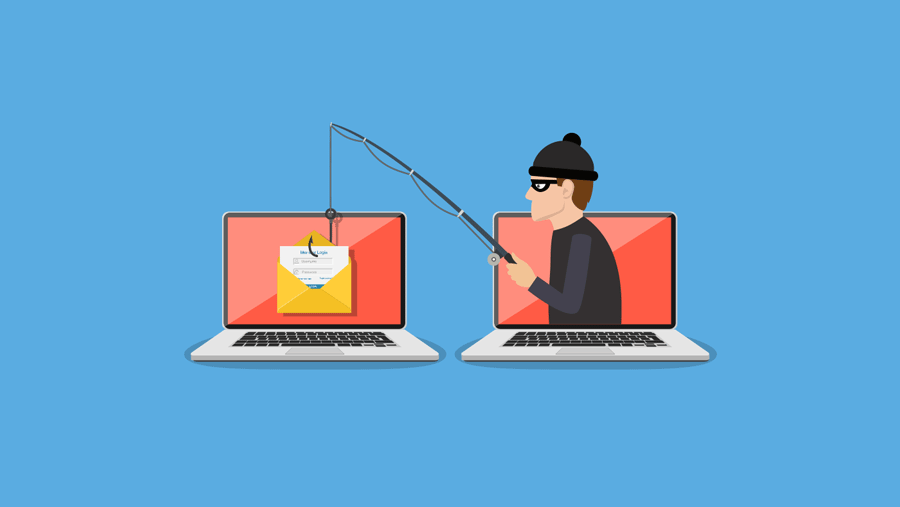
#> input picture cyber.png, 900 x 507 px
$ jupyter execute 'Task 4.3.ipynb'
#> lines starting #> are read from the running program, lines starting #| are printed output that depends on the picture
[cell 1]
import cv2
import numpy as np

#Store 1st image to variable with same dimention
img1 = cv2.imread("cyber.png")[50:450,150:750]
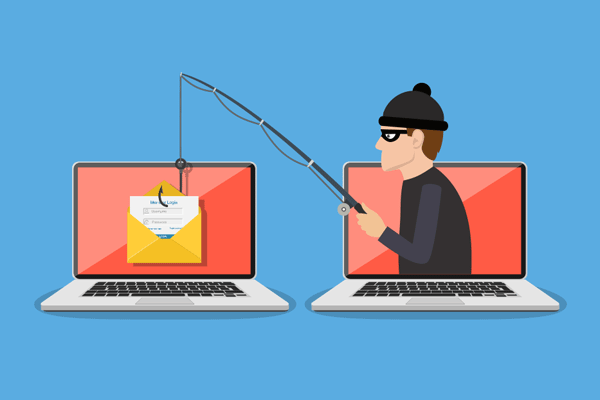
#> img1: shape (400, 600, 3); mean B, G, R 193.6, 158.7, 113.4
img1.shape

#Store 2nd image to variable with same dimention
img2 = cv2.imread("cyber.png")[50:450,150:750]
img2.shape

#Now all we need to do is with the help of numpy we stack both the images
#Horizontal Stack
hor = np.hstack((img1,img2))
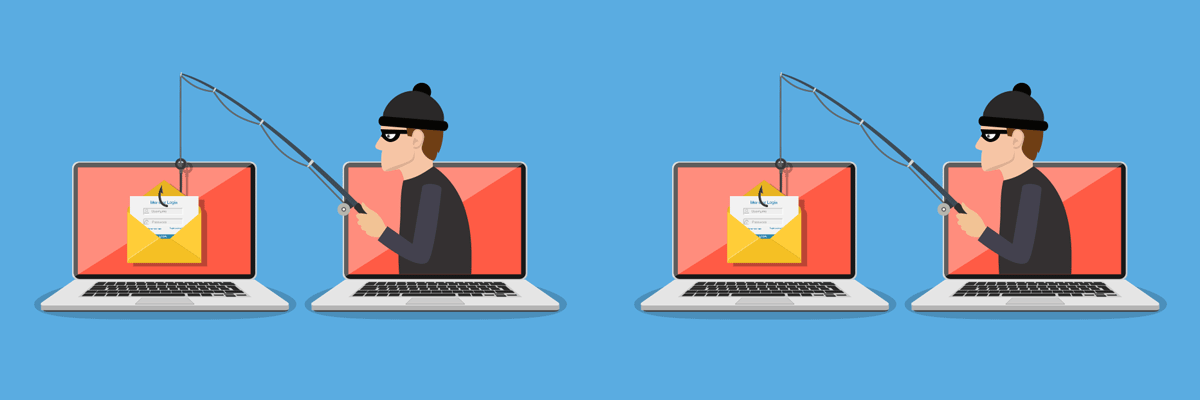
#> hor: shape (400, 1200, 3); mean B, G, R 193.6, 158.7, 113.4
#Vertical Stack
ver = np.vstack((img1,img2))
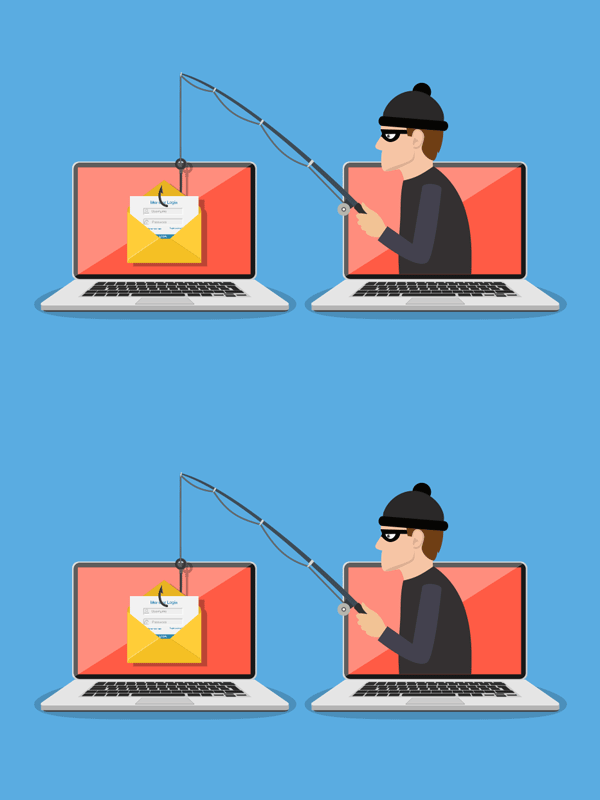
#> ver: shape (800, 600, 3); mean B, G, R 193.6, 158.7, 113.4

#Display Images
cv2.imshow("Horizontal",hor)
cv2.imshow("Vertical",ver)
cv2.waitKey(0)
cv2.destroyAllWindows()
